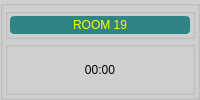
    <widget class="QGroupBox" name="groupBox_38">
     <property name="styleSheet">
      <string notr="true">background-color: rgb(208, 208, 208);</string>
     </property>
     <property name="title">
      <string/>
     </property>
     <layout class="QVBoxLayout" name="verticalLayout_34">
      <property name="spacing">
       <number>2</number>
      </property>
      <property name="margin">
       <number>2</number>
      </property>
      <item>
       <widget class="QGroupBox" name="groupBox_39">
        <property name="sizePolicy">
         <sizepolicy hsizetype="Preferred" vsizetype="Preferred">
          <horstretch>0</horstretch>
          <verstretch>1</verstretch>
         </sizepolicy>
        </property>
        <property name="title">
         <string/>
        </property>
        <layout class="QVBoxLayout" name="verticalLayout_91">
         <property name="spacing">
          <number>2</number>
         </property>
         <property name="margin">
          <number>2</number>
         </property>
         <item>
          <widget class="QLabel" name="label_20">
           <property name="styleSheet">
            <string notr="true">background-color: rgb(48, 132, 132);
color: rgb(255, 255, 0);
border-radius: 4px;
font: 12pt &quot;Alef&quot;;</string>
           </property>
           <property name="text">
            <string>ROOM 19</string>
           </property>
           <property name="alignment">
            <set>Qt::AlignCenter</set>
           </property>
          </widget>
         </item>
        </layout>
       </widget>
      </item>
      <item>
       <widget class="QGroupBox" name="box19">
        <property name="sizePolicy">
         <sizepolicy hsizetype="Preferred" vsizetype="Preferred">
          <horstretch>0</horstretch>
          <verstretch>3</verstretch>
         </sizepolicy>
        </property>
        <property name="font">
         <font>
          <pointsize>15</pointsize>
         </font>
        </property>
        <property name="title">
         <string/>
        </property>
        <property name="alignment">
         <set>Qt::AlignCenter</set>
        </property>
        <layout class="QVBoxLayout" name="verticalLayout_16">
         <property name="spacing">
          <number>2</number>
         </property>
         <property name="margin">
          <number>2</number>
         </property>
         <item>
          <widget class="QLabel" name="label19">
           <property name="sizePolicy">
            <sizepolicy hsizetype="Preferred" vsizetype="Preferred">
             <horstretch>0</horstretch>
             <verstretch>4</verstretch>
            </sizepolicy>
           </property>
           <property name="styleSheet">
            <string notr="true">font: 26pt &quot;MS Shell Dlg 2&quot;;</string>
           </property>
           <property name="text">
            <string>00:00</string>
           </property>
           <property name="alignment">
            <set>Qt::AlignCenter</set>
           </property>
          </widget>
         </item>
        </layout>
       </widget>
      </item>
     </layout>
    </widget>
